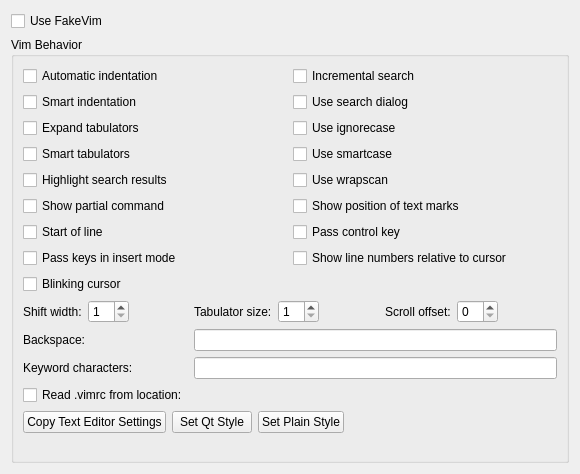
<?xml version="1.0" encoding="UTF-8"?>
<ui version="4.0">
 <class>FakeVim::Internal::FakeVimOptionPage</class>
 <widget class="QWidget" name="FakeVim::Internal::FakeVimOptionPage">
  <property name="geometry">
   <rect>
    <x>0</x>
    <y>0</y>
    <width>580</width>
    <height>474</height>
   </rect>
  </property>
  <layout class="QVBoxLayout" name="verticalLayout_2">
   <item>
    <widget class="QCheckBox" name="checkBoxUseFakeVim">
     <property name="text">
      <string>Use FakeVim</string>
     </property>
    </widget>
   </item>
   <item>
    <widget class="QGroupBox" name="behaviorBox">
     <property name="title">
      <string>Vim Behavior</string>
     </property>
     <layout class="QVBoxLayout" name="verticalLayout">
      <item>
       <layout class="QGridLayout" name="gridLayout_3">
        <item row="6" column="0">
         <widget class="QCheckBox" name="checkBoxStartOfLine">
          <property name="text">
           <string>Start of line</string>
          </property>
         </widget>
        </item>
        <item row="4" column="0">
         <widget class="QCheckBox" name="checkBoxHlSearch">
          <property name="text">
           <string>Highlight search results</string>
          </property>
         </widget>
        </item>
        <item row="1" column="0">
         <widget class="QCheckBox" name="checkBoxSmartIndent">
          <property name="text">
           <string>Smart indentation</string>
          </property>
         </widget>
        </item>
        <item row="3" column="0">
         <widget class="QCheckBox" name="checkBoxSmartTab">
          <property name="text">
           <string>Smart tabulators</string>
          </property>
         </widget>
        </item>
        <item row="2" column="0">
         <widget class="QCheckBox" name="checkBoxExpandTab">
          <property name="text">
           <string>Expand tabulators</string>
          </property>
         </widget>
        </item>
        <item row="0" column="1">
         <widget class="QCheckBox" name="checkBoxIncSearch">
          <property name="text">
           <string>Incremental search</string>
          </property>
         </widget>
        </item>
        <item row="1" column="1">
         <widget class="QCheckBox" name="checkBoxUseCoreSearch">
          <property name="text">
           <string>Use search dialog</string>
          </property>
         </widget>
        </item>
        <item row="3" column="1">
         <widget class="QCheckBox" name="checkBoxSmartCase">
          <property name="text">
           <string>Use smartcase</string>
          </property>
         </widget>
        </item>
        <item row="4" column="1">
         <widget class="QCheckBox" name="checkBoxWrapScan">
          <property name="text">
           <string>Use wrapscan</string>
          </property>
         </widget>
        </item>
        <item row="6" column="1">
         <widget class="QCheckBox" name="checkBoxPassControlKey">
          <property name="toolTip">
           <string>Does not interpret key sequences like Ctrl-S in FakeVim but handles them as regular shortcuts. This gives easier access to core functionality at the price of losing some features of FakeVim.</string>
          </property>
          <property name="text">
           <string>Pass control key</string>
          </property>
         </widget>
        </item>
        <item row="0" column="0">
         <widget class="QCheckBox" name="checkBoxAutoIndent">
          <property name="text">
           <string>Automatic indentation</string>
          </property>
         </widget>
        </item>
        <item row="2" column="1">
         <widget class="QCheckBox" name="checkBoxIgnoreCase">
          <property name="text">
           <string>Use ignorecase</string>
          </property>
         </widget>
        </item>
        <item row="5" column="0">
         <widget class="QCheckBox" name="checkBoxShowCmd">
          <property name="text">
           <string>Show partial command</string>
          </property>
         </widget>
        </item>
        <item row="7" column="0">
         <widget class="QCheckBox" name="checkBoxPassKeys">
          <property name="toolTip">
           <string>Does not interpret some key presses in insert mode so that code can be properly completed and expanded.</string>
          </property>
          <property name="text">
           <string>Pass keys in insert mode</string>
          </property>
         </widget>
        </item>
        <item row="8" column="0">
         <widget class="QCheckBox" name="checkBoxBlinkingCursor">
          <property name="text">
           <string>Blinking cursor</string>
          </property>
         </widget>
        </item>
        <item row="5" column="1">
         <widget class="QCheckBox" name="checkBoxShowMarks">
          <property name="text">
           <string>Show position of text marks</string>
          </property>
         </widget>
        </item>
        <item row="7" column="1">
         <widget class="QCheckBox" name="checkBoxRelativeNumber">
          <property name="toolTip">
           <string>Displays line numbers relative to the line containing text cursor.</string>
          </property>
          <property name="text">
           <string>Show line numbers relative to cursor</string>
          </property>
         </widget>
        </item>
       </layout>
      </item>
      <item>
       <layout class="QHBoxLayout" name="horizontalLayout_5">
        <item>
         <widget class="QLabel" name="labelShiftWidth">
          <property name="text">
           <string>Shift width:</string>
          </property>
          <property name="buddy">
           <cstring>spinBoxShiftWidth</cstring>
          </property>
         </widget>
        </item>
        <item>
         <widget class="QSpinBox" name="spinBoxShiftWidth">
          <property name="minimum">
           <number>1</number>
          </property>
          <property name="maximum">
           <number>80</number>
          </property>
         </widget>
        </item>
        <item>
         <spacer name="horizontalSpacer_3">
          <property name="orientation">
           <enum>Qt::Horizontal</enum>
          </property>
          <property name="sizeHint" stdset="0">
           <size>
            <width>40</width>
            <height>20</height>
           </size>
          </property>
         </spacer>
        </item>
        <item>
         <widget class="QLabel" name="labelTabulator">
          <property name="toolTip">
           <string>Vim tabstop option.</string>
          </property>
          <property name="text">
           <string>Tabulator size:</string>
          </property>
          <property name="buddy">
           <cstring>spinBoxTabStop</cstring>
          </property>
         </widget>
        </item>
        <item>
         <widget class="QSpinBox" name="spinBoxTabStop">
          <property name="minimum">
           <number>1</number>
          </property>
          <property name="maximum">
           <number>80</number>
          </property>
         </widget>
        </item>
        <item>
         <spacer name="horizontalSpacer_4">
          <property name="orientation">
           <enum>Qt::Horizontal</enum>
          </property>
          <property name="sizeHint" stdset="0">
           <size>
            <width>40</width>
            <height>20</height>
           </size>
          </property>
         </spacer>
        </item>
        <item>
         <widget class="QLabel" name="labelScrollOff">
          <property name="text">
           <string>Scroll offset:</string>
          </property>
          <property name="buddy">
           <cstring>spinBoxScrollOff</cstring>
          </property>
         </widget>
        </item>
        <item>
         <widget class="QSpinBox" name="spinBoxScrollOff"/>
        </item>
        <item>
         <spacer name="horizontalSpacer_2">
          <property name="orientation">
           <enum>Qt::Horizontal</enum>
          </property>
          <property name="sizeHint" stdset="0">
           <size>
            <width>40</width>
            <height>20</height>
           </size>
          </property>
         </spacer>
        </item>
       </layout>
      </item>
      <item>
       <layout class="QFormLayout" name="formLayout">
        <property name="fieldGrowthPolicy">
         <enum>QFormLayout::ExpandingFieldsGrow</enum>
        </property>
        <item row="0" column="0">
         <widget class="QLabel" name="labelBackspace">
          <property name="text">
           <string>Backspace:</string>
          </property>
          <property name="buddy">
           <cstring>lineEditBackspace</cstring>
          </property>
         </widget>
        </item>
        <item row="0" column="1">
         <widget class="QLineEdit" name="lineEditBackspace"/>
        </item>
        <item row="1" column="0">
         <widget class="QLabel" name="labelIsKeyword">
          <property name="text">
           <string>Keyword characters:</string>
          </property>
          <property name="buddy">
           <cstring>lineEditIsKeyword</cstring>
          </property>
         </widget>
        </item>
        <item row="1" column="1">
         <widget class="QLineEdit" name="lineEditIsKeyword"/>
        </item>
        <item row="2" column="0">
         <widget class="QCheckBox" name="checkBoxReadVimRc">
          <property name="text">
           <string>Read .vimrc from location:</string>
          </property>
         </widget>
        </item>
        <item row="2" column="1">
         <widget class="Utils::PathChooser" name="pathChooserVimRcPath" native="true"/>
        </item>
       </layout>
      </item>
      <item>
       <layout class="QHBoxLayout" name="horizontalLayout">
        <item>
         <widget class="QPushButton" name="pushButtonCopyTextEditorSettings">
          <property name="text">
           <string>Copy Text Editor Settings</string>
          </property>
         </widget>
        </item>
        <item>
         <widget class="QPushButton" name="pushButtonSetQtStyle">
          <property name="text">
           <string>Set Qt Style</string>
          </property>
         </widget>
        </item>
        <item>
         <widget class="QPushButton" name="pushButtonSetPlainStyle">
          <property name="text">
           <string>Set Plain Style</string>
          </property>
         </widget>
        </item>
        <item>
         <spacer name="horizontalSpacer">
          <property name="orientation">
           <enum>Qt::Horizontal</enum>
          </property>
          <property name="sizeHint" stdset="0">
           <size>
            <width>40</width>
            <height>20</height>
           </size>
          </property>
         </spacer>
        </item>
       </layout>
      </item>
      <item>
       <spacer name="verticalSpacer">
        <property name="orientation">
         <enum>Qt::Vertical</enum>
        </property>
        <property name="sizeHint" stdset="0">
         <size>
          <width>20</width>
          <height>40</height>
         </size>
        </property>
       </spacer>
      </item>
     </layout>
    </widget>
   </item>
  </layout>
 </widget>
 <customwidgets>
  <customwidget>
   <class>Utils::PathChooser</class>
   <extends>QWidget</extends>
   <header location="global">utils/pathchooser.h</header>
   <container>1</container>
  </customwidget>
 </customwidgets>
 <tabstops>
  <tabstop>checkBoxUseFakeVim</tabstop>
  <tabstop>checkBoxAutoIndent</tabstop>
  <tabstop>checkBoxSmartIndent</tabstop>
  <tabstop>checkBoxExpandTab</tabstop>
  <tabstop>checkBoxSmartTab</tabstop>
  <tabstop>checkBoxHlSearch</tabstop>
  <tabstop>checkBoxShowCmd</tabstop>
  <tabstop>checkBoxStartOfLine</tabstop>
  <tabstop>checkBoxPassKeys</tabstop>
  <tabstop>checkBoxIncSearch</tabstop>
  <tabstop>checkBoxUseCoreSearch</tabstop>
  <tabstop>checkBoxIgnoreCase</tabstop>
  <tabstop>checkBoxSmartCase</tabstop>
  <tabstop>checkBoxWrapScan</tabstop>
  <tabstop>checkBoxShowMarks</tabstop>
  <tabstop>checkBoxPassControlKey</tabstop>
  <tabstop>checkBoxRelativeNumber</tabstop>
  <tabstop>spinBoxShiftWidth</tabstop>
  <tabstop>spinBoxTabStop</tabstop>
  <tabstop>spinBoxScrollOff</tabstop>
  <tabstop>lineEditBackspace</tabstop>
  <tabstop>lineEditIsKeyword</tabstop>
  <tabstop>checkBoxReadVimRc</tabstop>
  <tabstop>pathChooserVimRcPath</tabstop>
  <tabstop>pushButtonCopyTextEditorSettings</tabstop>
  <tabstop>pushButtonSetQtStyle</tabstop>
  <tabstop>pushButtonSetPlainStyle</tabstop>
 </tabstops>
 <resources/>
 <connections/>
</ui>
